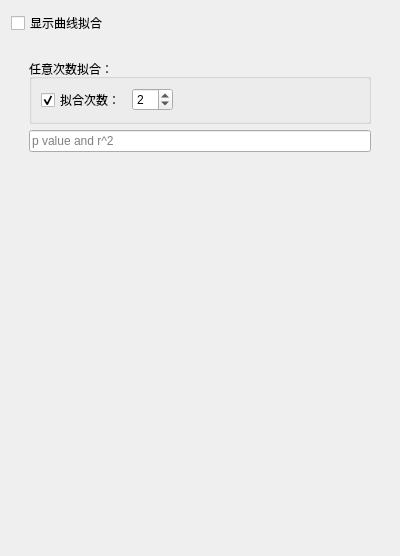
<?xml version="1.0" encoding="UTF-8"?>
<ui version="4.0">
 <class>scatter2D_options</class>
 <widget class="QWidget" name="scatter2D_options">
  <property name="geometry">
   <rect>
    <x>0</x>
    <y>0</y>
    <width>400</width>
    <height>556</height>
   </rect>
  </property>
  <property name="windowTitle">
   <string>Form</string>
  </property>
  <layout class="QVBoxLayout" name="verticalLayout_2">
   <item>
    <widget class="QCheckBox" name="showLineCheckbox">
     <property name="text">
      <string>显示曲线拟合</string>
     </property>
    </widget>
   </item>
   <item>
    <widget class="QWidget" name="widget" native="true">
     <layout class="QHBoxLayout" name="horizontalLayout_2">
      <item>
       <widget class="QWidget" name="widget_2" native="true">
        <layout class="QVBoxLayout" name="verticalLayout_3">
         <item>
          <widget class="QGroupBox" name="groupBox_2">
           <property name="title">
            <string>任意次数拟合：</string>
           </property>
           <layout class="QHBoxLayout" name="horizontalLayout">
            <item>
             <widget class="QCheckBox" name="checkBox_5">
              <property name="text">
               <string>拟合次数：</string>
              </property>
              <property name="checked">
               <bool>true</bool>
              </property>
             </widget>
            </item>
            <item>
             <widget class="QSpinBox" name="degreeSpinbox">
              <property name="minimum">
               <number>0</number>
              </property>
              <property name="value">
               <number>2</number>
              </property>
             </widget>
            </item>
            <item>
             <spacer name="horizontalSpacer">
              <property name="orientation">
               <enum>Qt::Horizontal</enum>
              </property>
              <property name="sizeHint" stdset="0">
               <size>
                <width>40</width>
                <height>20</height>
               </size>
              </property>
             </spacer>
            </item>
           </layout>
          </widget>
         </item>
         <item>
          <widget class="QLineEdit" name="lineEdit">
           <property name="readOnly">
            <bool>true</bool>
           </property>
           <property name="placeholderText">
            <string>p value and r^2</string>
           </property>
          </widget>
         </item>
         <item>
          <spacer name="verticalSpacer">
           <property name="orientation">
            <enum>Qt::Vertical</enum>
           </property>
           <property name="sizeHint" stdset="0">
            <size>
             <width>20</width>
             <height>40</height>
            </size>
           </property>
          </spacer>
         </item>
        </layout>
       </widget>
      </item>
     </layout>
    </widget>
   </item>
   <item>
    <spacer name="verticalSpacer_4">
     <property name="orientation">
      <enum>Qt::Vertical</enum>
     </property>
     <property name="sizeHint" stdset="0">
      <size>
       <width>20</width>
       <height>40</height>
      </size>
     </property>
    </spacer>
   </item>
  </layout>
 </widget>
 <resources/>
 <connections>
  <connection>
   <sender>showLineCheckbox</sender>
   <signal>clicked(bool)</signal>
   <receiver>widget</receiver>
   <slot>setVisible(bool)</slot>
   <hints>
    <hint type="sourcelabel">
     <x>75</x>
     <y>18</y>
    </hint>
    <hint type="destinationlabel">
     <x>25</x>
     <y>46</y>
    </hint>
   </hints>
  </connection>
  <connection>
   <sender>checkBox_5</sender>
   <signal>clicked(bool)</signal>
   <receiver>degreeSpinbox</receiver>
   <slot>setEnabled(bool)</slot>
   <hints>
    <hint type="sourcelabel">
     <x>122</x>
     <y>261</y>
    </hint>
    <hint type="destinationlabel">
     <x>168</x>
     <y>247</y>
    </hint>
   </hints>
  </connection>
 </connections>
</ui>
